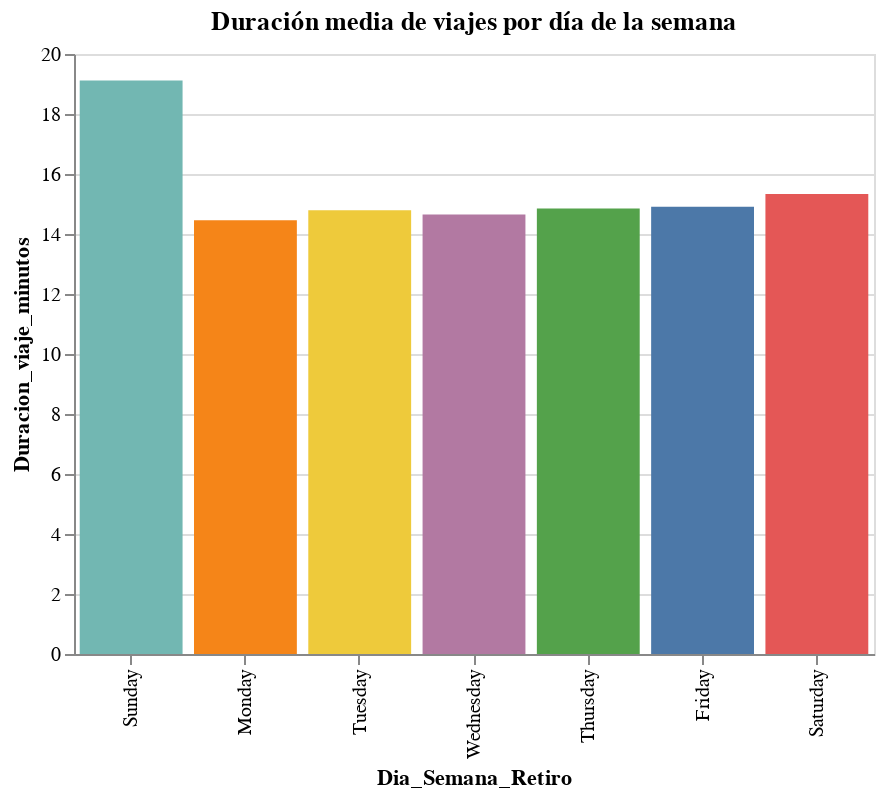

The code cell stored with this chart in its notebook:
### Markdown cell above
#### Visualización

### Code cell
alt.Chart(df_duracion_promedio_dia).mark_bar().encode(
    x=alt.X('Dia_Semana_Retiro:N', sort=orden_dias),
    y='Duracion_viaje_minutos:Q',
    color=alt.Color('Dia_Semana_Retiro:N', legend=None),
    tooltip=[
        alt.Tooltip('Dia_Semana_Retiro:N', title='Día'),
        alt.Tooltip('Duracion_viaje_minutos:Q', title='Duracion media', format='.2f')
    ]
).properties(
    title='Duración media de viajes por día de la semana',
    width=400,
    height=300
)

### Figure 1 — Vega-Lite specification as saved in the notebook (floating-point values rounded to 4 significant figures)
{"config": {"view": {"continuousWidth": 300, "continuousHeight": 300}}, "data": {"name": "data-7b48f24bd1c6878fe7b23ac0da82ca47"}, "mark": {"type": "bar"}, "encoding": {"color": {"field": "Dia_Semana_Retiro", "legend": null, "type": "nominal"}, "tooltip": [{"field": "Dia_Semana_Retiro", "title": "Día", "type": "nominal"}, {"field": "Duracion_viaje_minutos", "format": ".2f", "title": "Duracion media", "type": "quantitative"}], "x": {"field": "Dia_Semana_Retiro", "sort": ["Sunday", "Monday", "Tuesday", "Wednesday", "Thursday", "Friday", "Saturday"], "type": "nominal"}, "y": {"field": "Duracion_viaje_minutos", "type": "quantitative"}}, "height": 300, "title": "Duración media de viajes por día de la semana", "width": 400, "$schema": "https://vega.github.io/schema/vega-lite/v5.20.1.json", "datasets": {"data-7b48f24bd1c6878fe7b23ac0da82ca47": [{"Dia_Semana_Retiro": "Friday", "Duracion_viaje_minutos": 14.91}, {"Dia_Semana_Retiro": "Monday", "Duracion_viaje_minutos": 14.46}, {"Dia_Semana_Retiro": "Saturday", "Duracion_viaje_minutos": 15.33}, {"Dia_Semana_Retiro": "Sunday", "Duracion_viaje_minutos": 19.11}, {"Dia_Semana_Retiro": "Thursday", "Duracion_viaje_minutos": 14.85}, {"Dia_Semana_Retiro": "Tuesday", "Duracion_viaje_minutos": 14.79}, {"Dia_Semana_Retiro": "Wednesday", "Duracion_viaje_minutos": 14.65}]}}
